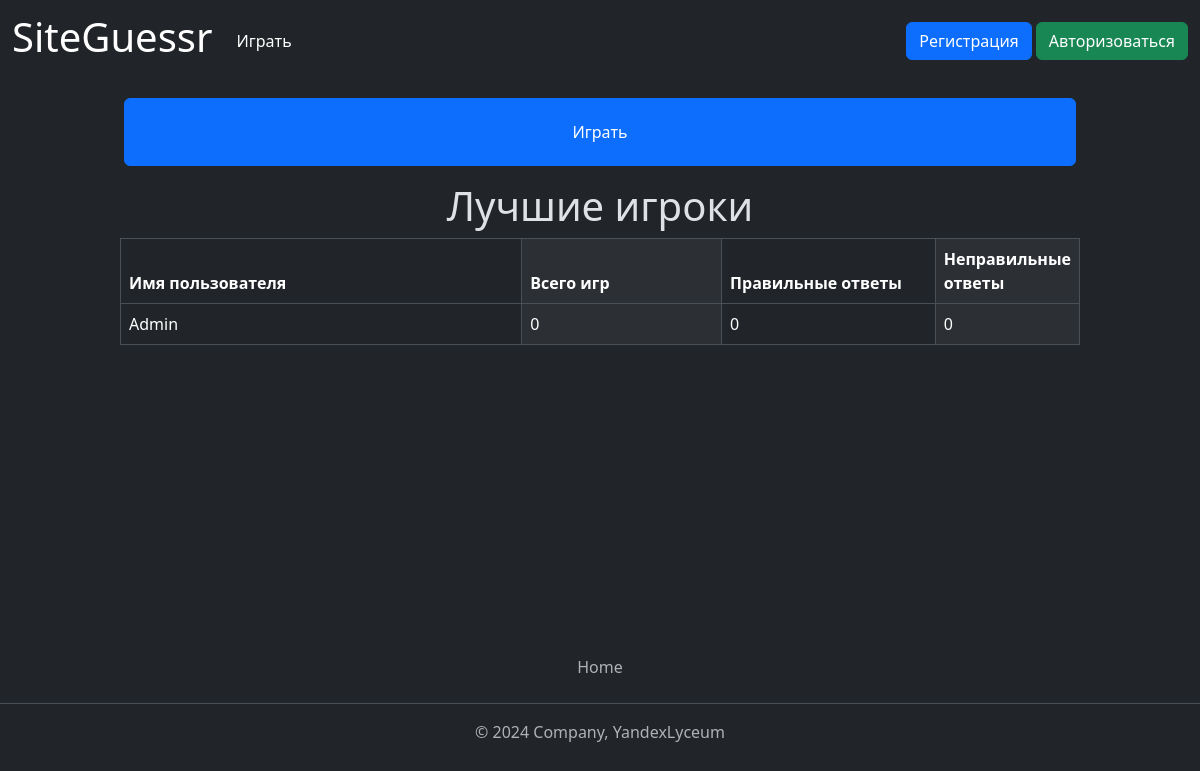
The page / on the database its author committed.
### data/users.py (models this page shows, shortened)
class User(SqlAlchemyBase, UserMixin, SerializerMixin):
    __tablename__ = 'user'
    id = sqlalchemy.Column(sqlalchemy.Integer,
                           primary_key=True, autoincrement=True)
    login = sqlalchemy.Column(sqlalchemy.String, unique=True, nullable=True)
    description = sqlalchemy.Column(sqlalchemy.String)  # описание
    role = sqlalchemy.Column(sqlalchemy.String, nullable=True, default="newbie")  # роль
    banned = sqlalchemy.Column(sqlalchemy.Boolean, nullable=True, default=False)  # бан
    created_date = sqlalchemy.Column(sqlalchemy.DateTime)
    modified_date = sqlalchemy.Column(sqlalchemy.DateTime)
    hashed_password = sqlalchemy.Column(sqlalchemy.String, nullable=True)
    statistic = orm.relationship("Statistic", back_populates='user', uselist=False)
    games = orm.relationship("Game", back_populates='user')
    website = orm.relationship("Website", back_populates='user')

### data/statistics.py (models this page shows)
class Statistic(SqlAlchemyBase, UserMixin, SerializerMixin):
    __tablename__ = 'statistic'
    id = sqlalchemy.Column(sqlalchemy.Integer,
                           primary_key=True, autoincrement=True)
    user_id = sqlalchemy.Column(sqlalchemy.Integer, sqlalchemy.ForeignKey("user.id"), nullable=True, unique=True)
    total_games = sqlalchemy.Column(sqlalchemy.Integer, nullable=True, default=0)  # общее количество сыгранных игр
    correct_answers = sqlalchemy.Column(sqlalchemy.Integer, nullable=True, default=0)  # количество правильных ответов
    wrong_answers = sqlalchemy.Column(sqlalchemy.Integer, nullable=True, default=0)  # количество неправильных ответов
    average_score = sqlalchemy.Column(sqlalchemy.Integer, nullable=True, default=0)  # средний балл за игру
    best_score = sqlalchemy.Column(sqlalchemy.Integer, nullable=True, default=0)  # лучший счёт
    user = orm.relationship('User')

### main.py (the view)
@app.route("/")
def index():
    db_sess = db_session.create_session()
    params = {"title": "Лучшие игроки",
              "users": [user for user in
                        db_sess.query(User).join(Statistic).filter(User.banned == 0).order_by(
                            desc(Statistic.correct_answers), desc(User.login)).limit(10).all()]}
    return render_template("index.html", **params)

### data/db_session.py (called while the page is built)
def create_session() -> Session:
    global __factory
    return __factory()

### templates/index.html
{% extends "base.html" %}
{% block content %}
<div class="main-body">
    <div class="row" style="height: 100px">
        <a href="/game_menu" class="h-100 p-3">
            <button class="btn btn-primary w-100 h-100">
                Играть
            </button>
        </a>
    </div>
    <div class="row">
        <h1 class="text-center">Лучшие игроки</h1>
        <div class="container">
            <table class="table table-striped-columns table-bordered ">
                <thead>
                <tr class="">
                    <th class="col-6" scope="col">Имя пользователя</th>
                    <th class="col-3" scope="col">Всего игр</th>
                    <th class="col-3" scope="col">Правильные ответы</th>
                    <th class="col-3" scope="col">Неправильные ответы</th>
                </tr>
                </thead>
                <tbody>
                {% for user in users %}
                <tr class="">
                    {% if current_user.is_authenticated: %}
                    <td><a class="btn btn-primary" href="/profile/<% user.login %>" role="button"><% user.login %></a>
                    </td>
                    {% else: %}
                    <td><% user.login %></td>
                    {% endif %}
                    <td><% user.statistic.total_games %></td>
                    <td><% user.statistic.correct_answers %></td>
                    <td><% user.statistic.wrong_answers %></td>
                </tr>
                {% endfor %}
                </tbody>
            </table>
        </div>
    </div>
</div>
{% endblock %}

### static/css/style.css (style rules this page uses)
.main-body { margin-left: 10%; margin-right: 10%; }

### rows shown on the page
User: login "Admin", statistic.total_games "0", statistic.correct_answers "0", statistic.wrong_answers "0"
